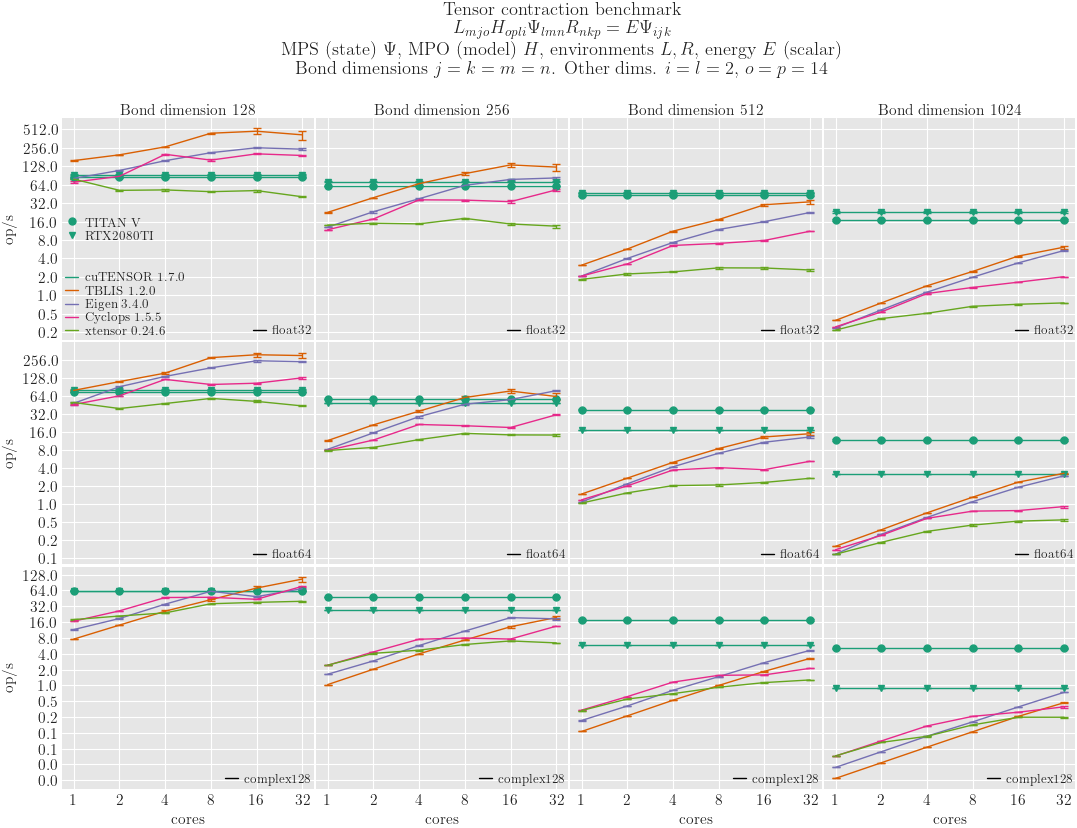

This chart was generated by the following Python code:
import matplotlib.legend
import numpy as np
from seaborn import color_palette
import h5py
import matplotlib.pyplot as plt
from matplotlib.ticker import ScalarFormatter
from matplotlib.lines import Line2D
from matplotlib.legend import Legend

plt.style.use('slack.mplstyle')

files = ['tbdb.h5']


tbdb_values = {
    'mode': ['cutensor','tblis',  'eigen1','cyclops', 'xtensor'],
    'type': ['fp32', 'fp64', 'cplx'],
    'device': None,
    'nomp': [1, 2, 4, 8, 16, 32],
    'nmpi': [1, 2, 4, 8, 16, 32],
    'gpun': [0, 1],
    'spin': [2],
    'chiL': [32,64,128,192,256,320,384,448,512,576,640,704,768,832,896,960,1024],
    'chiR': [32,64,128,192,256,320,384,448,512,576,640,704,768,832,896,960,1024],
    'mpoD': [14],
    'itrn': None,
    'itrs': None,
    't_contr': None,
    't_total': None,
}

tbdb_dtypes = {
    'mode': np.dtype('U16'),
    'type': np.dtype('U4'),
    'device': np.dtype('U128'),
    'nomp': np.dtype('i4'),
    'nmpi': np.dtype('i4'),
    'gpun': np.dtype('i4'),
    'spin': np.dtype('i8'),
    'chiL': np.dtype('i8'),
    'chiR': np.dtype('i8'),
    'mpoD': np.dtype('i8'),
    'itrn': np.dtype('u8'),
    'itrs': np.dtype('u8'),
    't_contr': np.dtype('f8'),
    't_total': np.dtype('f8'),
}

tbdb_typename = {
    'fp32': 'float32',
    'fp64': 'float64',
    'cplx': 'complex128',
}

tbdb_modename = {
    'eigen1': 'Eigen 3.4.0',
    'tblis': 'TBLIS 1.2.0',
    'xtensor': 'xtensor 0.24.6',
    'cyclops': 'Cyclops 1.5.5',
    'cutensor': 'cuTENSOR 1.7.0'
}



def get_rows(table, fields, values):
    mask = np.ma.make_mask(table[()])
    for field, value in zip(fields, values):
        if isinstance(value,list):
            mask = mask & np.isin(table.fields([field])[()].astype(dtype=tbdb_dtypes[field]), value)
        else:
            mask = mask & (table.fields([field])[()].astype(dtype=tbdb_dtypes[field]) == value)
    return table[mask].astype(dtype=[dt for dt in tbdb_dtypes.items()])


def get_rows_stats(table,fields,values, xkey, ykey, yinv=False):
    yavg = []
    ystd = []
    yste = []
    xval = []
    for val in tbdb_values[xkey]:
        rows = get_rows(table, fields + [xkey], values + [val])
        xval.append(val)
        if yinv:
            data = 1.0/rows[ykey]
        else:
            data = rows[ykey]
        if np.size(data) == 0:
            yavg.append(np.nan)
            ystd.append(np.nan)
            yste.append(np.nan)
        else:
            yavg.append(np.nanmean(data))
            ystd.append(np.nanstd(data))
            yste.append(ystd[-1]/np.sqrt(len(rows)))
    return xval, yavg, ystd, yste

def tbdb_plot(ax, table, fields, values, xkey, ykey, yinv=False,hline=False, **kwargs):
    xval, yavg, ystd, yste = get_rows_stats(table=table,fields=fields,values=values, xkey=xkey, ykey=ykey, yinv=yinv)
    if hline:
        yavg = np.asarray([yavg[0]]*len(yavg))
        yste = np.asarray([yste[0]]*len(yste))
    return ax.errorbar(x=xval, y=yavg, yerr=yste, **kwargs)


for f in files:
    with h5py.File(f, 'r') as h5f:
        figrows = 3
        figcols = 4
        fig, axes = plt.subplots(nrows=figrows, ncols=figcols, figsize=(3 * figcols, 3 * figrows),sharex='all', sharey='row')
        fig.tight_layout(pad=5.0, w_pad=1.0, h_pad=1.0)
        fig.subplots_adjust(wspace=0.01, hspace=0.01, top=0.85)
        fig.suptitle('Tensor contraction benchmark\n'
                     '$L_{mjo} H_{opli} \Psi_{lmn} R_{nkp} = E\Psi_{ijk}$\n'
                     'MPS (state) $\Psi$, MPO (model) $H$, environments $L,R$, energy $E$ (scalar)\n'
                     'Bond dimensions $j=k=m=n$. Other dims. $i=l=2$, $o=p=14$')
        formatter = ScalarFormatter()
        formatter.set_scientific(False)

        lstyles = ['solid', 'dashed', 'dotted']
        palette = color_palette(palette='Dark2', n_colors=len(tbdb_values['mode']))
        bonds = [128,256,512,1024]
        timekey = 't_contr'
        for bidx, bond in enumerate(bonds):
            legend_mode = {'handle': [], 'labels': []}
            legend_gpus = {'handle': [], 'labels': []}
            type_handle = [Line2D([], [], color='black')]
            for tidx, (ax, type) in enumerate(zip(np.ravel(axes[:,bidx]), tbdb_values['type'])):
                print(f'{bond=} {type=}')
                gpus = []
                lstyle = None
                if tidx == 0:
                    ax.set_title(f'Bond dimension {bond}')
                if bidx == 0:
                    ax.set_ylabel('op/s')
                if type == tbdb_values['type'][-1]:
                    ax.set_xlabel('cores')
                ax.set_xscale('log', base=2)
                ax.set_yscale('log', base=2)
                ax.set_xticks(tbdb_values['nomp'])
                ax.set_yticks([2 ** j for j in range(-6, 10)])
                ax.xaxis.set_major_formatter(formatter)
                ax.yaxis.set_major_formatter(formatter)
                ax.add_artist(Legend(parent=ax, handles=type_handle, labels=[tbdb_typename[type]], loc='lower right'))

                for midx, (mode, color) in enumerate(zip(tbdb_values['mode'], palette)):
                    if mode == 'cutensor':
                        tbdb_plot(ax, table=h5f['tbdb'], fields=['mode', 'type', 'chiL', 'gpun'],
                                         values=[mode, type, bond, 0], xkey='nomp', ykey=timekey, yinv=True,
                                         hline=True, color=color, linestyle=lstyle, marker='o')
                        tbdb_plot(ax, table=h5f['tbdb'], fields=['mode', 'type', 'chiL', 'gpun'],
                                         values=[mode, type, bond, 1], xkey='nomp', ykey=timekey, yinv=True,
                                         hline=True, color=color, linestyle=lstyle, marker='v')
                        for gpu, mrk in zip(['TITAN V', 'RTX2080TI'], ['o', 'v']):
                            if not gpu in legend_gpus['labels']:
                                legend_gpus['handle'].append(Line2D([], [], linestyle = 'None', color=color, marker=mrk))
                                legend_gpus['labels'].append(gpu)

                    elif mode == 'cyclops':
                        tbdb_plot(ax=ax, table=h5f['tbdb'], fields=['mode', 'type', 'chiL'],
                                         values=[mode, type, bond],
                                         xkey='nmpi', ykey=timekey, yinv=True, color=color, linestyle=lstyle)
                    else:
                        tbdb_plot(ax=ax, table=h5f['tbdb'], fields=['mode', 'type', 'chiL'],
                                         values=[mode, type, bond],
                                         xkey='nomp', ykey=timekey, yinv=True, color=color, linestyle=lstyle)
                    if not tbdb_modename[mode] in legend_mode['labels']:
                        legend_mode['handle'].append(Line2D([], [], color=color))
                        legend_mode['labels'].append(tbdb_modename[mode])
                if bidx == 0 and tidx == 0:
                    ax.add_artist(Legend(parent=ax, handles=legend_mode['handle'], labels=legend_mode['labels'], loc='lower left'))
                    ax.add_artist(Legend(parent=ax, handles=legend_gpus['handle'], labels=legend_gpus['labels'], loc='center left'))

plt.show()
